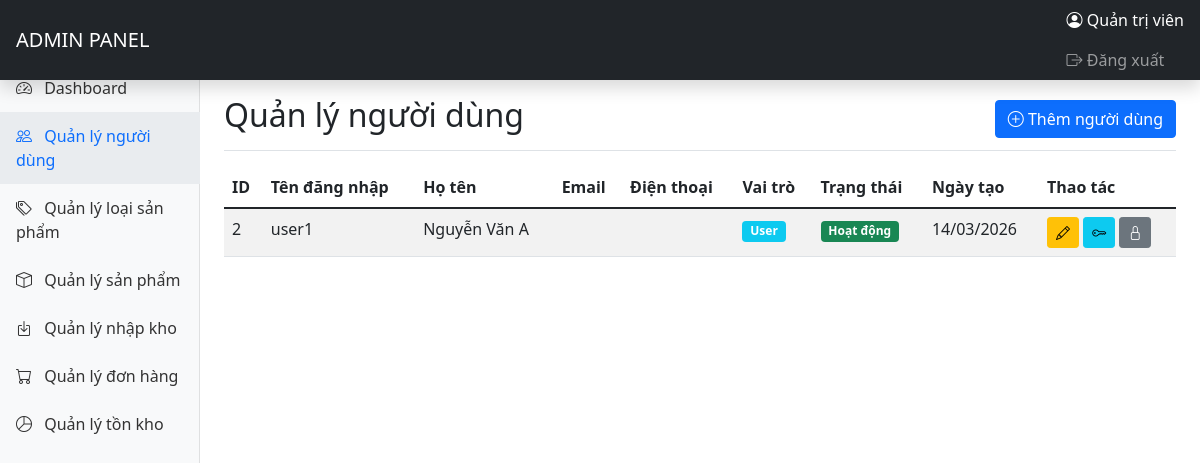
Page /Admin/users.php (signed in) on the committed database.
### tables this page shows
CREATE TABLE users (
    id INT AUTO_INCREMENT PRIMARY KEY,
    username VARCHAR(50) UNIQUE NOT NULL,
    password VARCHAR(255) NOT NULL,
    fullname VARCHAR(100),
    email VARCHAR(100),
    phone VARCHAR(20),
    role ENUM('admin', 'user') DEFAULT 'user',
    status TINYINT DEFAULT 1,  
    created_at TIMESTAMP DEFAULT CURRENT_TIMESTAMP
);

### Admin/users.php (the view, shortened to what this page needs)
<?php
require_once '../config/database.php';
$users = $conn->query("SELECT * FROM users WHERE role != 'admin' ORDER BY id DESC")->fetchAll(PDO::FETCH_ASSOC);
?>
<!DOCTYPE html>
<html lang="vi">
<head>
    <link href="https://cdn.jsdelivr.net/npm/bootstrap@5.1.3/dist/css/bootstrap.min.css" rel="stylesheet">
    <link rel="stylesheet" href="https://cdn.jsdelivr.net/npm/bootstrap-icons@1.8.1/font/bootstrap-icons.css">
</head>
<body>
    <?php include 'includes/header.php'; ?>
    <div class="container-fluid">
        <div class="row">
            <?php include 'includes/sidebar.php'; ?>
            <main class="col-md-9 ms-sm-auto col-lg-10 px-md-4">
                <div class="d-flex justify-content-between flex-wrap flex-md-nowrap align-items-center pt-3 pb-2 mb-3 border-bottom">
                    <h1 class="h2">Quản lý người dùng</h1>
                    <button type="button" class="btn btn-primary" data-bs-toggle="modal" data-bs-target="#addUserModal">
                        <i class="bi bi-plus-circle"></i> Thêm người dùng
                    </button>
                </div>
                <div class="table-responsive">
                    <table class="table table-striped table-hover">
                        <thead>
                            <tr>
                                <th>ID</th>
                                <th>Tên đăng nhập</th>
                                <th>Họ tên</th>
                                <th>Email</th>
                                <th>Điện thoại</th>
                                <th>Vai trò</th>
                                <th>Trạng thái</th>
                                <th>Ngày tạo</th>
                                <th>Thao tác</th>
                            </tr>
                        </thead>
                        <tbody>
                            <?php foreach ($users as $user): ?>
                            <tr>
                                <td><?php echo $user['id']; ?></td>
                                <td><?php echo $user['username']; ?></td>
                                <td><?php echo $user['fullname']; ?></td>
                                <td><?php echo $user['email']; ?></td>
                                <td><?php echo $user['phone']; ?></td>
                                <td>
                                    <?php if ($user['role'] == 'admin'): ?>
                                        <span class="badge bg-danger">Admin</span>
                                    <?php else: ?>
                                        <span class="badge bg-info">User</span>
                                    <?php endif; ?>
                                </td>
                                <td>
                                    <?php if ($user['status'] == 1): ?>
                                        <span class="badge bg-success">Hoạt động</span>
                                    <?php else: ?>
                                        <span class="badge bg-secondary">Đã khóa</span>
                                    <?php endif; ?>
                                </td>
                                <td><?php echo date('d/m/Y', strtotime($user['created_at'])); ?></td>
                                <td>
                                    <button class="btn btn-sm btn-warning" onclick="editUser(<?php echo htmlspecialchars(json_encode($user)); ?>)">
                                        <i class="bi bi-pencil"></i>
                                    </button>
                                    <button class="btn btn-sm btn-info" onclick="changePassword(<?php echo $user['id']; ?>)">
                                        <i class="bi bi-key"></i>
                                    </button>
                                    <a href="?toggle_status=<?php echo $user['id']; ?>" class="btn btn-sm <?php echo $user['status'] == 1 ? 'btn-secondary' : 'btn-success'; ?>">
                                        <i class="bi bi-<?php echo $user['status'] == 1 ? 'lock' : 'unlock'; ?>"></i>
                                    </a>
                                </td>
                            </tr>
                            <?php endforeach; ?>
                        </tbody>
                    </table>
                </div>
            </main>
        </div>
    </div>
</body>
</html>

### rows in the picture
users: id "2", username "user1", fullname "Nguyễn Văn A", role "User", status "Hoạt động", created_at "14/03/2026"

### other values in the picture
$_SESSION['admin_fullname'] "Quản trị viên"
